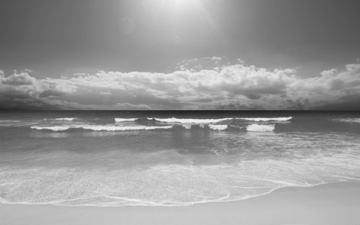
#> input picture Ocean.bmp, 360 x 225 px, found by its file name
$ jupyter execute Problem1.ipynb   (shell and % lines are left out)
#> lines starting #> are read from the running program, lines starting #| are printed output that depends on the picture; after the words box and inside, x2 and y2 are one past the last pixel; in counts of white or black regions, pixels touching at a corner belong together
# **Problem 1**

[cell 1]
import matplotlib.pyplot as plt
import numpy as np
from PIL import Image

[cell 2]
img = Image.open("/content/Ocean.bmp")
#> img is the input picture: PIL image 360x225 L; min 33, max 241, mean 153.1
copy_img1 = img.copy()
copy_img2 = img.copy()

print("original image")
plt.imshow(img, cmap="gray")

**Increase Contrast**

[cell 3]
def problem1 (img, a, b, c, d):
  q = 0.0
  for i in range (0,img.size[0]):
    for j in range (0,img.size[1]):
      p = img.getpixel((i,j))
      if p<=a:
        q = b*p +a
      elif p>a and p<=c:
        q = (p-a)*(d-b)//(c-a) +b
      elif p>c:
        q = (255-d)*(p-c)//(255-c) +d

        if(q<0):
          q=0
        if(q>255):
          q=255

      img.putpixel((i, j), q)
  return img

[cell 4]
result1 = problem1(copy_img1, 30, 20, 180, 230)
#> after the loop in problem1, `for i in range (0,img.size[0]):`:
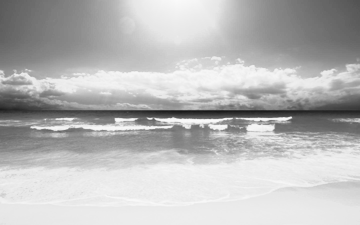
#> img: PIL image 360x225 L; min 24, max 250, mean 185.3
plt.imshow(result1, cmap="gray")
plt.savefig("Ocean_a")

[cell 5]
result2 = problem1(copy_img2, 70, 20, 140, 240)
#> call 2 of problem1, with a = 70, b = 20, c = 140, d = 240
#> after the loop in problem1 (call 2), `for i in range (0,img.size[0]):`:
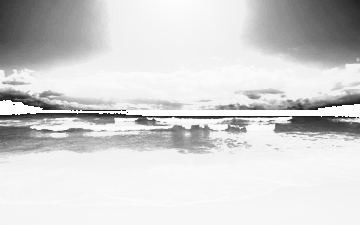
#> img: PIL image 360x225 L; min 23, max 255, mean 211.3
plt.imshow(result2, cmap="gray")
plt.savefig("Ocean_b")

**Co-occurrence Matrix**

[cell 6]
def get_pixels(img):
    pixels=np.zeros((img.size[0], img.size[1]));
    for i in range(0, len(pixels)):
      for j in range(0, pixels[0].size):
        pixels[i][j] = img.getpixel((i, j));

    return pixels;

[cell 7]
def get_co_matrix (img):
#   get pixels of the image
  pixelsArray = get_pixels(img)
#> after the loop in get_pixels, `for i in range(0, len(pixels)):`:
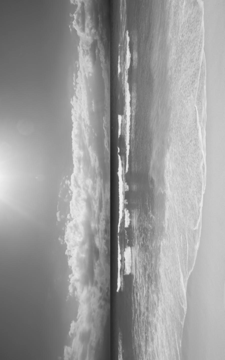
#> pixels: shape (360, 225) float64; min 33, max 241, mean 153.1
#   get the unique values to initialize the size of the co-occurrence matrix
  uniqueValues = np.unique(pixelsArray)
  coMatrix = np.zeros((uniqueValues.size+1, uniqueValues.size+1))
#   initialize the north column and the south row N/S of the matrix
  coMatrix[0][0] = -1
  for i in range(1, uniqueValues.size+1):
    coMatrix [0][i] = uniqueValues[i-1]
    coMatrix [i][0] = uniqueValues[i-1]
#      calculate the co-occurrence matrix
  for i in range(1, len(coMatrix)):
#   find the indicies of element i in the N
    rows, cols = np.where(pixelsArray==coMatrix[i][0])
  #   south
    for j in range(1, (coMatrix[0].size)):
      count =0
      for x in range(0, rows.size):
        if rows[x]+1 != len(pixelsArray):
          if pixelsArray[rows[x]+1][cols[x]] == coMatrix[0][j]:
            count = count+1
      coMatrix[i][j] = count
  return coMatrix

**Contrast**

[cell 8]
def get_contrast(comat):
  contrast = 0
  for i in range (1, len(comat)):
    for j in range (1, comat[0].size):
      contrast = contrast + comat[i][j]*(comat[i][0]-comat[0][j])**2
  return contrast

[cell 9]
cmat  = get_co_matrix(img)
#> in get_co_matrix, `uniqueValues = np.unique(pixelsArray)`: uniqueValues = 209 values from 33 to 241
#> after the loop in get_co_matrix, `for i in range(1, uniqueValues.size+1):`:
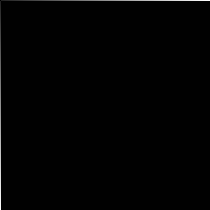
#> coMatrix: shape (210, 210) float64; min -1, max 241, mean 1.3; drawn with min black and max white
#> after the loop in get_co_matrix, `for i in range(1, len(coMatrix)):`:
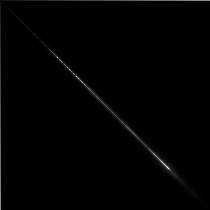
#> coMatrix: shape (210, 210) float64; 10.47% of pixels changed, all inside (x1, y1, x2, y2) = (1, 1, 210, 210); drawn with min black and max white
cmat1 = get_co_matrix(result1)
#> after the loop in get_pixels (call 2), `for i in range(0, len(pixels)):`:
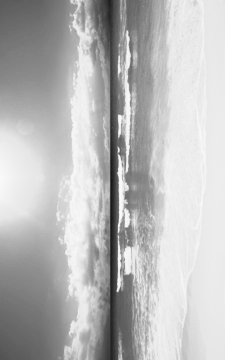
#> pixels: shape (360, 225) float64; min 24, max 250, mean 185.3
#> in get_co_matrix (call 2), `uniqueValues = np.unique(pixelsArray)`: uniqueValues = 168 values from 24 to 250
#> after the loop in get_co_matrix (call 2), `for i in range(1, len(coMatrix)):`:
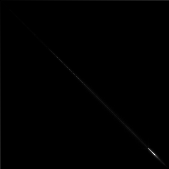
#> coMatrix: shape (169, 169) float64; min -1, max 2095, mean 4.5; drawn with min black and max white
cmat2 = get_co_matrix(result2)
#> after the loop in get_pixels (call 3), `for i in range(0, len(pixels)):`:
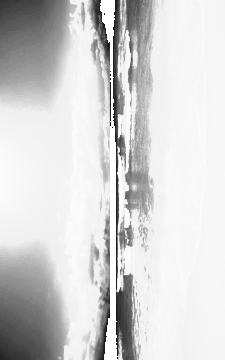
#> pixels: shape (360, 225) float64; min 23, max 255, mean 211.3

contrast = get_contrast(cmat)
#> after the loop in get_contrast, `for i in range (1, len(comat)):`: contrast = 1281482
#> contrast = 1281482
contrast1 = get_contrast(cmat1)
#> contrast1 = 1568818
contrast2 = get_contrast(cmat2)
#> contrast2 = 6481540


print(contrast)
#| 1281482.0
print(contrast1)
#| 1568818.0
print(contrast2)
#| 6481540.0
